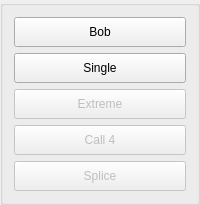
           <widget class="QGroupBox" name="groupBox_9">
            <property name="title">
             <string/>
            </property>
            <layout class="QVBoxLayout" name="verticalLayout_14">
             <item>
              <widget class="QPushButton" name="MethodCall0">
               <property name="minimumSize">
                <size>
                 <width>0</width>
                 <height>30</height>
                </size>
               </property>
               <property name="text">
                <string>Bob</string>
               </property>
               <property name="checkable">
                <bool>true</bool>
               </property>
              </widget>
             </item>
             <item>
              <widget class="QPushButton" name="MethodCall1">
               <property name="minimumSize">
                <size>
                 <width>0</width>
                 <height>30</height>
                </size>
               </property>
               <property name="text">
                <string>Single</string>
               </property>
               <property name="checkable">
                <bool>true</bool>
               </property>
              </widget>
             </item>
             <item>
              <widget class="QPushButton" name="MethodCall2">
               <property name="enabled">
                <bool>false</bool>
               </property>
               <property name="minimumSize">
                <size>
                 <width>0</width>
                 <height>30</height>
                </size>
               </property>
               <property name="text">
                <string>Extreme</string>
               </property>
               <property name="checkable">
                <bool>true</bool>
               </property>
              </widget>
             </item>
             <item>
              <widget class="QPushButton" name="MethodCall3">
               <property name="enabled">
                <bool>false</bool>
               </property>
               <property name="minimumSize">
                <size>
                 <width>0</width>
                 <height>30</height>
                </size>
               </property>
               <property name="text">
                <string>Call 4</string>
               </property>
               <property name="checkable">
                <bool>true</bool>
               </property>
              </widget>
             </item>
             <item>
              <widget class="QPushButton" name="MethodSplice">
               <property name="enabled">
                <bool>false</bool>
               </property>
               <property name="minimumSize">
                <size>
                 <width>0</width>
                 <height>30</height>
                </size>
               </property>
               <property name="text">
                <string>Splice</string>
               </property>
               <property name="checkable">
                <bool>true</bool>
               </property>
              </widget>
             </item>
            </layout>
           </widget>
